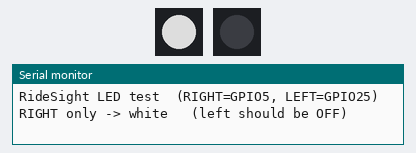
This sketch was run on a simulated ESP32. Parts: 2 × 1 RGB LEDs in strip order, left to right, the last lines printed to the serial monitor. Dim RGB values are drawn brighter than linear.

Above: at 1.0 s.
At 2.5 s:
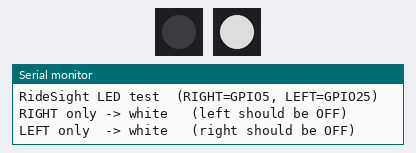
At 3.8 s:
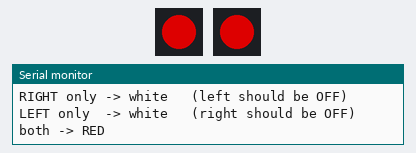
At 5.8 s:
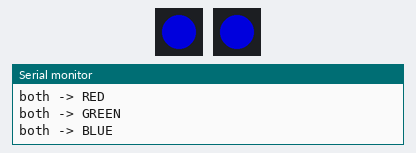
Timing chart, 0 to 10.7 s (numbered marks = the images above):
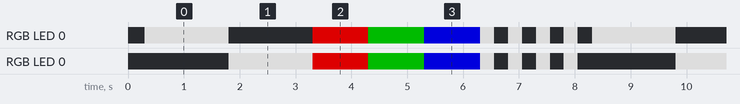

The sketch:

RideSight_LED_Test.ino
```cpp
/*
 * RideSight — LED TEST sketch (no BLE, just FastLED)
 * Tests the two WS2812B LEDs:  RIGHT = GPIO5 (D5)   LEFT = GPIO25 (D25)
 *
 * Purpose: prove wiring + power + pins in isolation. If this won't light them,
 * the problem is hardware, not the website or BLE.
 *
 * Install: Arduino IDE -> Library Manager -> "FastLED".  Board: your ESP32 variant.
 * Open Serial Monitor at 115200 to follow which step is running.
 *
 * NOTE: GPIO25 does NOT exist on ESP32-C3. If your board is a C3, change PIN_LEFT
 *       to a valid GPIO. On classic ESP32 / S3, 5 and 25 are fine.
 */

#include <FastLED.h>

#define PIN_RIGHT   5      // D5
#define PIN_LEFT    25     // D25
#define BRIGHTNESS  150    // lower if too bright; raise toward 255 if too dim

CRGB ledRight[1];
CRGB ledLeft[1];

void show(const char* label, CRGB r, CRGB l) {
  Serial.println(label);
  ledRight[0] = r;
  ledLeft[0]  = l;
  FastLED.show();
}

void setup() {
  Serial.begin(115200);
  delay(300);
  Serial.println("\nRideSight LED test  (RIGHT=GPIO5, LEFT=GPIO25)");

  FastLED.addLeds<WS2812B, PIN_RIGHT, GRB>(ledRight, 1);
  FastLED.addLeds<WS2812B, PIN_LEFT,  GRB>(ledLeft,  1);
  FastLED.setBrightness(BRIGHTNESS);
  FastLED.clear(true);
}

void loop() {
  // 1) ONE LED AT A TIME — tells you each pin/wire/LED works on its own
  show("RIGHT only -> white   (left should be OFF)", CRGB::White, CRGB::Black);
  delay(1500);
  show("LEFT only  -> white   (right should be OFF)", CRGB::Black, CRGB::White);
  delay(1500);

  // 2) COLOUR CHECK — if a colour looks wrong (e.g. red shows green), it's GRB vs RGB order
  show("both -> RED",   CRGB::Red,   CRGB::Red);    delay(1000);
  show("both -> GREEN", CRGB::Green, CRGB::Green);  delay(1000);
  show("both -> BLUE",  CRGB::Blue,  CRGB::Blue);   delay(1000);

  // 3) BLINK — confirms data is updating continuously, not a stuck frame
  for (int i = 0; i < 4; i++) {
    show("both -> WHITE (blink)", CRGB::White, CRGB::White); delay(250);
    show("both -> OFF   (blink)", CRGB::Black, CRGB::Black); delay(250);
  }

  Serial.println("--- cycle complete, repeating ---\n");
}
```

Measured:
- by itself, RGB LED 0: repeats every 8.0 s: off 1.5 s, RGB(150, 0, 0) 1.0 s, RGB(0, 75, 0) 1.0 s, RGB(0, 0, 150) 1.0 s, 4 × (RGB(150, 150, 150) 0.25 s, off 0.25 s), RGB(150, 150, 150) 1.5 s
- by itself, RGB LED 0: repeats every 8.0 s: RGB(150, 0, 0) 1.0 s, RGB(0, 75, 0) 1.0 s, RGB(0, 0, 150) 1.0 s, 3 × (RGB(150, 150, 150) 0.25 s, off 0.25 s), RGB(150, 150, 150) 0.25 s, off 1.8 s, RGB(150, 150, 150) 1.5 s
- by itself, everything shown: repeats every 8.0 s, in 13 steps
